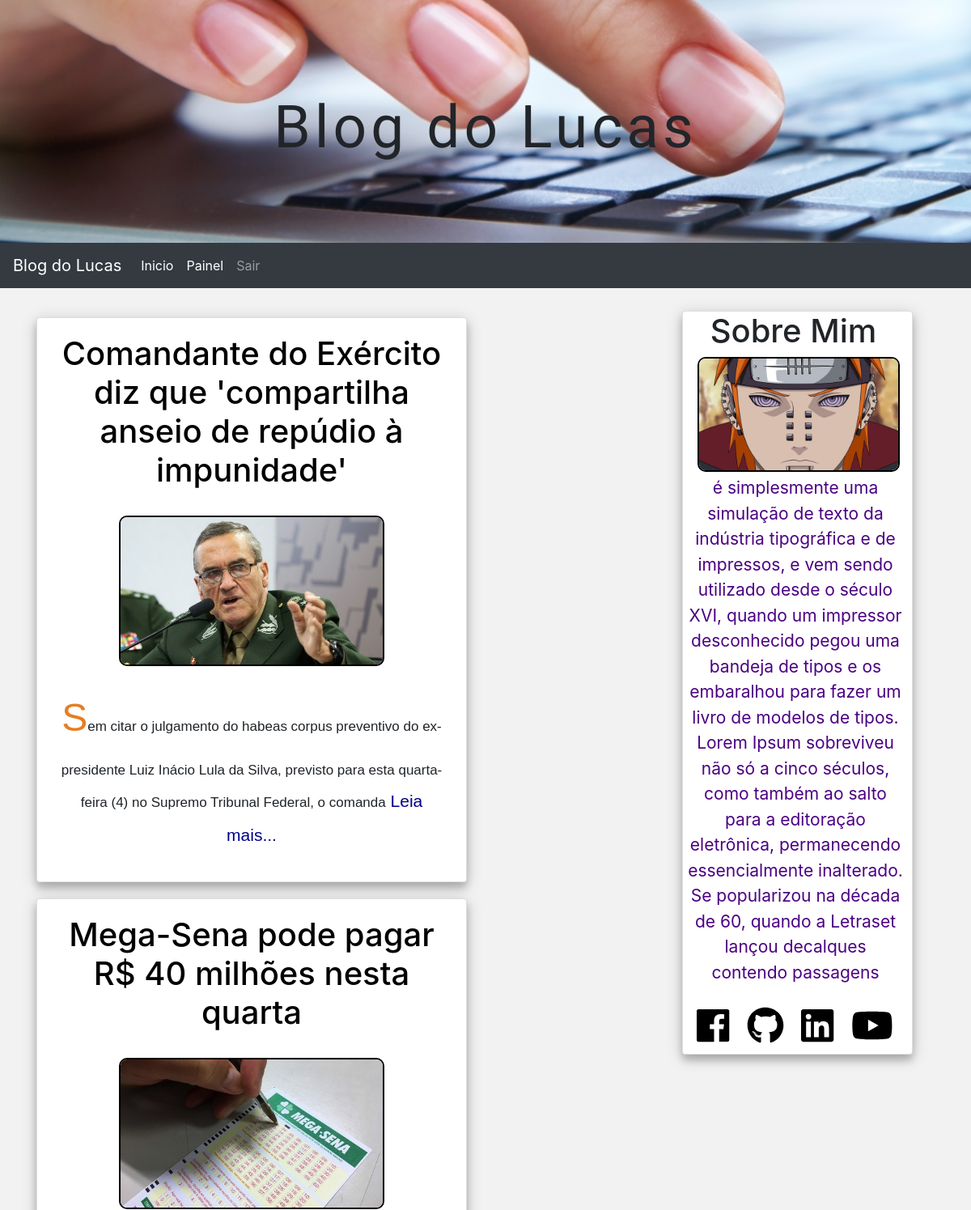
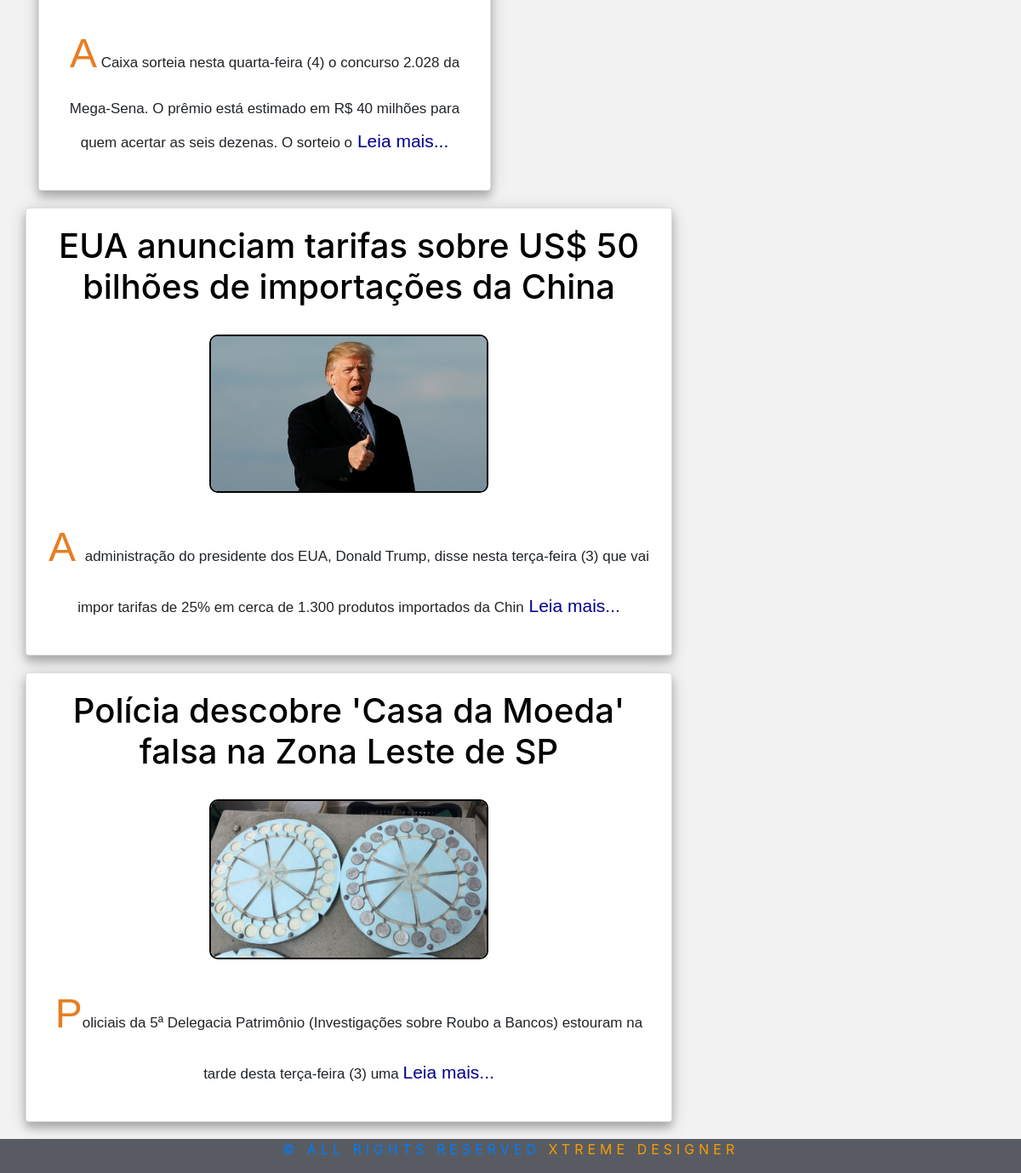
The app's page /pages/blog/blog.php (signed in) with its own data (2 pictures, top to bottom).
### tables this page shows
CREATE TABLE `posts` (
  `id_post` int(11) NOT NULL AUTO_INCREMENT,
  `titulo` longtext NOT NULL,
  `autor` varchar(45) NOT NULL,
  `conteudo` longtext NOT NULL,
  `data` datetime NOT NULL,
  `image` varchar(100) NOT NULL,
  PRIMARY KEY (`id_post`)
);

### pages/blog/config-blog.php (called while the page is built, shortened)
<?php
$pdo = db_connect();
$sql = "select * from posts ORDER BY id_post DESC ";
$stmt = $pdo->prepare($sql);
$stmt->execute();
$result = $stmt->fetchAll(PDO::FETCH_ASSOC);

### pages/blog/blog.php (the view, shortened to what this page needs)
<?php
require_once "config-blog.php";
?>
<!doctype html>
<html lang="en">
<head>
    <link rel="stylesheet" href="../../vendor/bootstrap/css/bootstrap.min.css">
    <link rel="stylesheet" href="../../css/blog.css">
</head>
<body>
<header id="header" class="">
    <div class="header">
        <div class="title-header">
            <h1>Blog do Lucas</h1>
        </div>
    </div>
</header>
<nav class="navbar navbar-expand-lg navbar-dark bg-dark">
    <a class="navbar-brand" href="#">Blog do Lucas</a>
    <div class="collapse navbar-collapse" id="navbarNav">
        <ul class="navbar-nav">
            <li class="nav-item active">
                <a class="nav-link" href="blog.php">Inicio <span class="sr-only">(current)</span></a>
            </li>
            <li class="nav-item active">
                <a class="nav-link" href="painel.php">Painel <span class="sr-only">(current)</span></a>
            </li>
            <li class="nav-item">
                <?php echo '<a class="nav-link" href="../logout.php?token='.md5(session_id()).'">Sair<span class="sr-only">(current)</span></a>'; ?>
            </li>
        </ul>
    </div>
</nav>
<aside id="aside" role="complementary" class="col-md-4 col-md-pull-8 card">
    <div class="container ">
        <div class="row">
            <div class="aside ">
                <div class="title-aside ">
                    <h1>Sobre Mim</h1>
                </div>
                <div class="img-aside">
                    <img src="../../img/about-me.jpg" alt="">
                </div>
                <div class="sub-title-aside">
                    <p>
                        é simplesmente uma simulação de texto da indústria tipográfica e de impressos, e
                        vem sendo utilizado desde o século XVI, quando um impressor desconhecido pegou
                        uma bandeja de tipos e os embaralhou para fazer um livro de modelos de tipos.
                        Lorem Ipsum sobreviveu não só a cinco séculos, como também ao salto para a
                        editoração eletrônica, permanecendo essencialmente inalterado. Se popularizou na
                        década de 60, quando a Letraset lançou decalques contendo passagens
                    </p>
                </div>
                <div class="social-aside">
                    <a href="/www.facebook.com.br"><span><i class="fab fa-facebook"></i></span></a>
                    <a href=""><span><i class="fab fa-github"></i></span></a>
                    <a href=""><span><i class="fab fa-linkedin"></i></span></a>
                    <a href=""><span><i class="fab fa-youtube"></i></span></a>
                </div>
            </div>
        </div>
    </div>
</aside>
<main>
    <section id="conteudo">
        <div class="container">
            <?php foreach ($result as $row){ ?>
            <div class="row">
                <div class="card card-body card-blog col-md-8 col-md-push-4">
                    <div class="title-blog">
                        <h1><a href="single-page.php?id=<?=$row['id_post'];?>"><?=$row['titulo'];?></a></h1><br>
                    </div>
                    <div class="card-img img-blog">
                        <img src="fotos/<?=$row['image']; ?> "alt="">
                    </div>
                    <div class="conteudo-blog">
                        <p><?=substr($row['conteudo'], 0,250); ?><a href="single-page.php?id=<?=$row['id_post'];?>"</a> Leia mais...</p>
                    </div>
                    </div>
                </div>
            <?php }?>
            </div>
    </section>
</main>
<footer id="footer">
    <div class="container">
        <div class="row">
            <div class="footer-text col-sm-12 text-center">
                <p>
                    <span>Xtreme Designer</span>
                </p>
            </div>
        </div>
    </div>
</footer>
</body>
</html>

### css/blog.css (style rules this page uses)
.header { background-image: url("../img/Google-Blog.png"); width: 100%; height: 300px; background-repeat: no-repeat; background-size: cover; }
.title-header { text-align: center; letter-spacing:5px; position: relative; top: 114px; }
.title-header h1 { margin-top: 0; font-size: 73px; font-family: 'Lily Script One', cursive; }
main { background-color: #f2f2f2; padding-top: 36px; }
.card-blog { margin-bottom: 20px; box-shadow: 0 7px 10px 0 rgba(0,0,0,0.2), 0 4px 20px 0 rgba(0,0,0,0.19); }
.title-blog { text-align: center; }
.title-blog a { color: black; }
.img-blog { text-align: center; }
.img-blog img { width: 328px; border-radius: 10px 10px 10px 10px; border: 2px solid black; }
.conteudo-blog { text-align: center; }
.conteudo-blog a { font-size: 21px; color: darkblue; }
.conteudo-blog p { font: 17px/2 Georgia,sans-serif; }
#aside { width: 285px; padding: 0 10px 0 0px; float: right; margin: 0px 72px 60px 0px; margin-top: 28px; box-shadow: 0 7px 10px 0 rgba(0,0,0,0.2), 0 4px 20px 0 rgba(0,0,0,0.19); }
.title-aside { text-align: center; }
.img-aside img { width: 250px; position: relative; left: 18px; border: 2px solid black; border-radius: 10px 10px 10px 10px; }
.sub-title-aside { text-align: center; font-size: 21px; margin: 4px 1px 0px 6px; color: indigo; }
.social-aside span { font-size: 46px; margin-left: 17px; color: black; }
#footer { background-color: #585c62;; }
#footer .footer-text p { text-transform: uppercase; letter-spacing: 5px; }
#footer .footer-text span { color: rgb(250, 155, 3); }

### records on screen
posts: titulo "Comandante do Exército diz que 'compartilha anseio de repúdio à impunidade'", image (picture), conteudo "S em citar o julgamento do habeas corpus preventivo do ex-presidente Luiz Inácio Lula da Silva, previsto para esta quarta-feira (4) no Supremo Tribunal Federal, o comanda"
posts: titulo "Mega-Sena pode pagar R$ 40 milhões nesta quarta", image (picture), conteudo "A Caixa sorteia nesta quarta-feira (4) o concurso 2.028 da Mega-Sena. O prêmio está estimado em R$ 40 milhões para quem acertar as seis dezenas. O sorteio o"
posts: titulo "EUA anunciam tarifas sobre US$ 50 bilhões de importações da China", image (picture), conteudo "A administração do presidente dos EUA, Donald Trump, disse nesta terça-feira (3) que vai impor tarifas de 25% em cerca de 1.300 produtos importados da Chin"
posts: titulo "Polícia descobre 'Casa da Moeda' falsa na Zona Leste de SP", image (picture), conteudo "P oliciais da 5ª Delegacia Patrimônio (Investigações sobre Roubo a Bancos) estouram na tarde desta terça-feira (3) uma"
